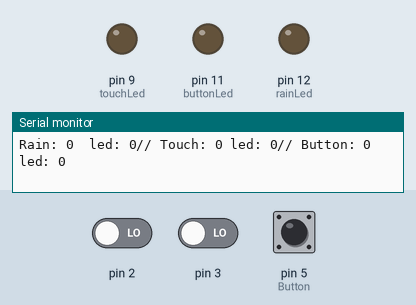
This sketch was run on a simulated Arduino Uno, built with avr-gcc and run on an emulated ATmega328P. Shown: output pins drawn as LEDs (lit = HIGH), the last lines printed to the serial monitor. The inputs (shaded band) are chosen by the test bench; at power-on: pin 2 LOW, pin 3 LOW, pin 5 (Button) LOW.

Above: at 7.9 s.
8.0 s: pin 2 driven HIGH
At 12.1 s:
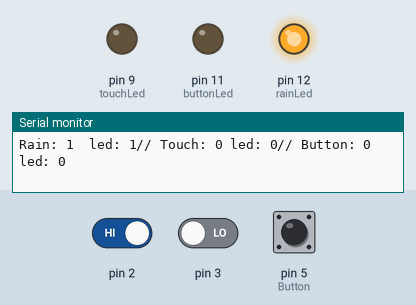
15.7 s: pin 3 driven HIGH
At 16.6 s:
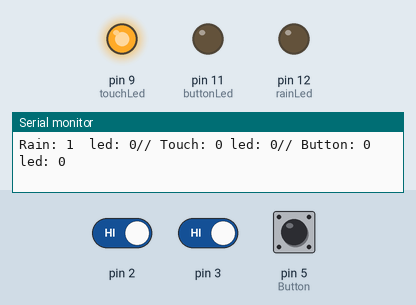
20.2 s: pin 5 (Button) pulled HIGH for 3 s
At 21.9 s:
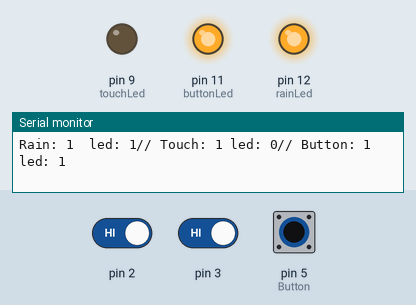
26.4 s: pin 2 driven LOW
At 27.1 s:
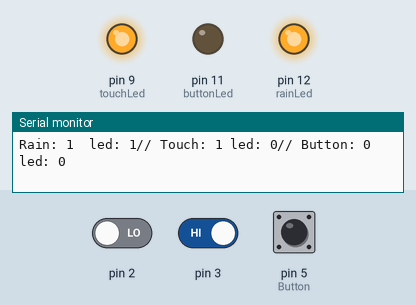
30.9 s: pin 5 (Button) pulled HIGH for 3 s
At 31.8 s:
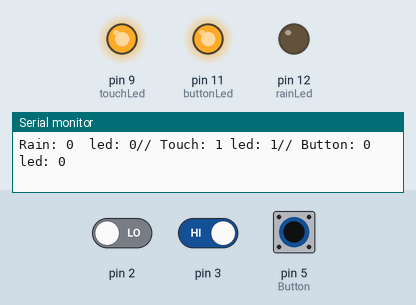
35.4 s: pin 2 driven HIGH and pin 5 (Button) driven HIGH
At 40.2 s:
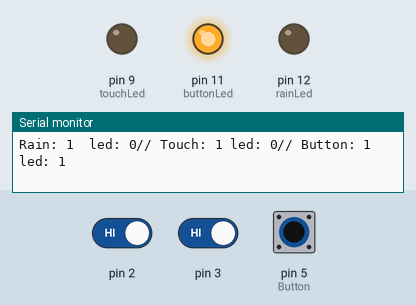
Timing chart, 0 to 41.6 s (numbered marks = the images above; inputs shaded):
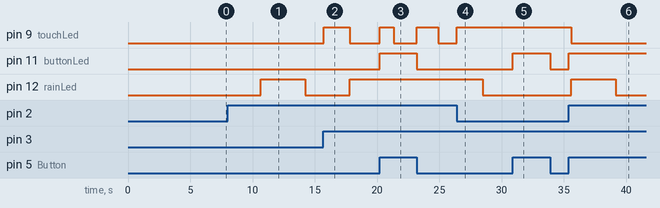

The sketch:

multiple_sensors_plus_timer.ino
```cpp
volatile byte r, t ,b = 0;

const int touchLed = 9;
const int buttonLed = 11;
const int rainLed = 12;

const uint16_t t1_load = 0;
const uint16_t t1_comp = 31250;


void setup()
{
  // led
  pinMode(rainLed, OUTPUT);
  pinMode(touchLed, OUTPUT);
  pinMode(buttonLed, OUTPUT);

  // step 1 : turn interrupts on the port we use -> D
  PCICR |= 0b00000111;

  // step 2 : select pin D2 (third bit from right) ; rain sensor data pin and motion are both interruptors now
  PCMSK2 |= 0b00101100;

  Serial.begin(9600); // Starts the serial communication
cli();//stop interrupts

// RAIN sensor
  TCCR0A = 0;// set entire TCCR2A register to 0
  TCCR0B = 0;// same for TCCR2B
  TCNT0  = 0;//initialize counter value to 0
  // set compare match register for 2khz increments
  OCR0A = 250;// = (16*10^6) / (2000*64) - 1 (must be <256)        ; that value is chosen just to show fast led reaction
  // turn on CTC mode
  TCCR0A |= (1 << WGM01);
  // Set CS01 and CS00 bits for 64 prescaler
  TCCR0B |= (1 << CS01) | (1 << CS00);
  // enable timer compare interrupt
  TIMSK0 |= (1 << OCIE0A);

// TOUCH button
  TCCR1A = 0;// set entire TCCR1A register to 0
  TCCR1B = 0;// same for TCCR1B
  TCNT1  = 0;//initialize counter value to 0
  // set compare match register for 1hz increments
  OCR1A = 55624;// = (16*10^6) / (1*1024) - 1 (must be <65536)    ; that value is chosen just to show slow led reaction
  // turn on CTC mode
  TCCR1B |= (1 << WGM12);
  // Set CS12 and CS10 bits for 1024 prescaler
  TCCR1B |= (1 << CS12) | (1 << CS10);
  // enable timer compare interrupt
  TIMSK1 |= (1 << OCIE1A);


 sei();
}
void loop()
{
  //digitalWrite(12,r); // rain
  //digitalWrite(9,t); // touch
  digitalWrite(11,b); // button

}

ISR (PCINT2_vect)
{
  r = PIND & B00000100; // rain
  t = PIND & B00001000; // touch
  b = PIND & B00100000; // button
}

ISR(TIMER0_COMPA_vect)
{
  if (t){
    digitalWrite(touchLed,HIGH);
    t = 0;

  }
  else{
    //digitalWrite(touchLed,LOW);
  }
}


ISR(TIMER1_COMPA_vect)
{
  if (r){
    digitalWrite(rainLed,HIGH);
    r=0;
    digitalWrite(touchLed,LOW);

  }
  else{
    digitalWrite(rainLed,LOW);

  }

  Serial.print((String)"Rain: " + digitalRead(2));
  Serial.print((String)"  led: " + digitalRead(rainLed));
  Serial.print((String)"// Touch: " + digitalRead(3));
  Serial.print((String)" led: " + digitalRead(touchLed));
  Serial.print((String)"// Button: " + digitalRead(5));
  Serial.println((String)" led: " + digitalRead(buttonLed));
}
```

Measured:
- after the input at 8.0 s, pin 12 (rainLed): LOW → HIGH after 2.7 s, → LOW 3.6 s later
- after the input at 15.7 s, pin 9 (touchLed): LOW → HIGH at once, → LOW 2.1 s later; pin 12 (rainLed): LOW → HIGH after 2.1 s
- after the input at 20.2 s, pin 9 (touchLed): LOW → HIGH at once, → LOW 1.2 s later, → HIGH 1.8 s later, → LOW 1.7 s later; pin 11 (buttonLed): LOW → HIGH at once, → LOW 3.0 s later; pin 12 (rainLed): stays HIGH (without the input it goes to LOW after 1.2 s)
- after the input at 26.4 s, pin 9 (touchLed): LOW → HIGH at once
- after the input at 30.9 s, pin 11 (buttonLed): LOW → HIGH at once, → LOW 3.0 s later
- after the input at 35.4 s, pin 9 (touchLed): HIGH → LOW after 0.20 s; pin 11 (buttonLed): LOW → HIGH at once; pin 12 (rainLed): LOW → HIGH after 0.20 s, → LOW 3.6 s later
